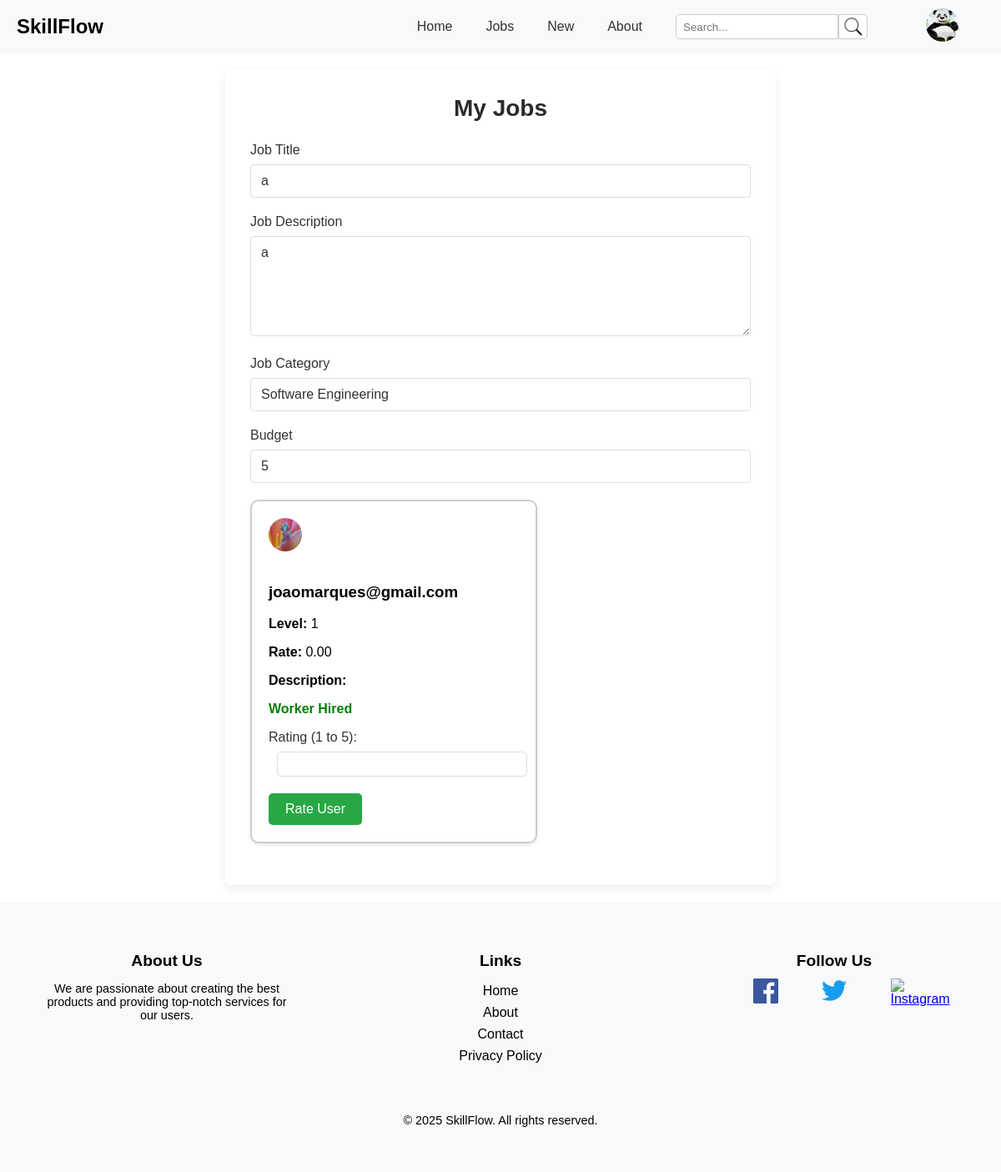
/Pages/view_my_job.php?jobId=1&jobTitle=a&jobDescription=a&category=Software+Engineering&budget=5 (signed in), run on an earlier commit of the app's database.
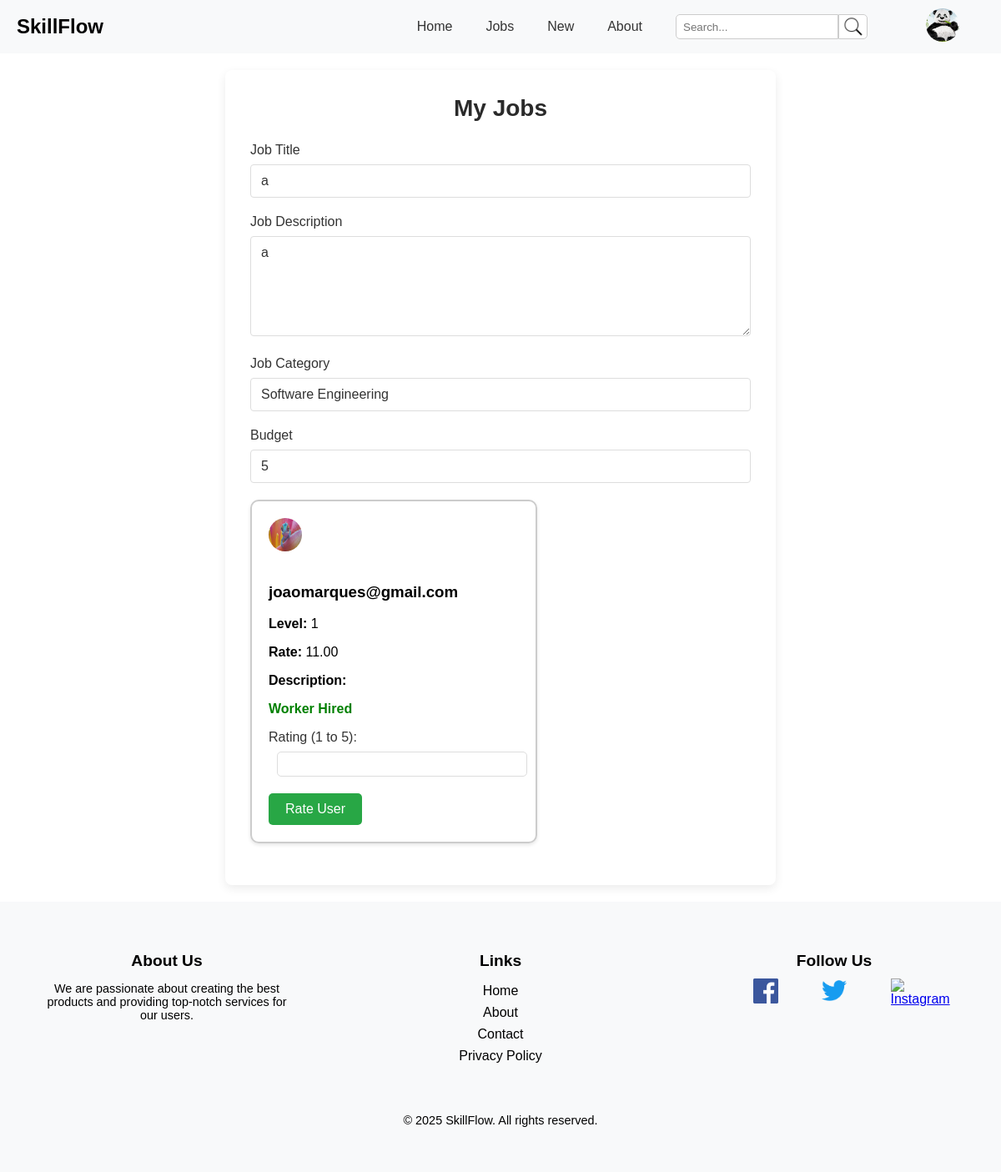
And on a later commit of the database.
### tables this page shows
CREATE TABLE "User" (
    id INTEGER PRIMARY KEY AUTOINCREMENT NOT NULL,
    name TEXT NOT NULL,
    email TEXT NOT NULL UNIQUE,
    password TEXT NOT NULL,
    created_at TEXT,
    level INTEGER NOT NULL DEFAULT 1,
    birth_date TEXT NOT NULL,
    profile_picture_id INTEGER,
    phone TEXT NOT NULL,
    nr_bank_account TEXT NOT NULL,
    address TEXT NOT NULL,
    rate REAL DEFAULT 0, 
    description TEXT DEFAULT '',
    FOREIGN KEY (profile_picture_id) REFERENCES Images(id)
        ON DELETE SET NULL
);

### database/userClass.php (called while the page is built, shortened)
<?php
class User {
    public function __construct(
        int $id,
        string $name,
        string $email,
        string $password,
        string $created_at,
        int $level,
        string $birth_date,
        string $phone,
        string $nr_bank_account,
        string $address,
        ?float $rate,
        ?string $description,
        ?int $profile_picture_id = null
    )
    {
        $this->id = $id;
        $this->email = $email;
        $this->level = $level;
        $this->rate = $rate;
        $this->profile_picture_id = $profile_picture_id;
    }
    static function getUser(PDO $db, int $id) : User {
        $stmt = $db->prepare('
            SELECT id, name, email, password, created_at, level, birth_date, phone, nr_bank_account, address, rate, description, profile_picture_id
            FROM User
            WHERE id = ?
        ');
        $stmt->execute(array($id));
        $user = $stmt->fetch();
        return new User(
            $user['id'],
            $user['name'],
            $user['email'],
            $user['password'],
            $user['created_at'],
            $user['level'],
            $user['birth_date'],
            $user['phone'],
            $user['nr_bank_account'],
            $user['address'],
            $user['rate'],
            $user['description'],
            $user['profile_picture_id'] ?? null
        );
    }
    static function get_Users_By_Service(PDO $db, int $service_id) : array {
        $stmt = $db->prepare('
            SELECT User.id, User.name, User.email, User.password, User.created_at, User.level, User.birth_date,
                   User.phone, User.nr_bank_account, User.address, User.rate, User.description, User.profile_picture_id
            FROM User
            JOIN Application ON Application.user_id = User.id
            WHERE Application.service_id = ?
        ');
        $stmt->execute([$service_id]);
        $users = $stmt->fetchAll(PDO::FETCH_ASSOC);
        $userObjects = [];
        foreach ($users as $user) {
            $userObjects[] = new User(
                $user['id'],
                $user['name'],
                $user['email'],
                $user['password'],
                $user['created_at'],
                $user['level'],
                $user['birth_date'],
                $user['phone'],
                $user['nr_bank_account'],
                $user['address'],
                $user['rate'],
                $user['description'],
                $user['profile_picture_id'] ?? null
            );
        }
        return $userObjects;
    }
}
?>

### database/serviceClass.php (called while the page is built, shortened)
<?php
class Service {
    public function __construct(int $id, string $name, string $description, float $price, string $created_at, int $number_applications, string $category, int $buyer_id, ?int $worker_id)
    {
        $this->worker_id = $worker_id;
    }
    static function getService(PDO $db, int $id) : Service {
        $stmt = $db->prepare('
            SELECT id, name, description, price, created_at, number_applications, category, buyer_id, worker_id
            FROM Service
            WHERE id = ?
        ');
        $stmt->execute(array($id));
        $service = $stmt->fetch();
        return new Service(
            $service['id'],
            $service['name'],
            $service['description'],
            $service['price'],
            $service['created_at'],
            $service['number_applications'],
            $service['category'],
            $service['buyer_id'],
            $service['worker_id']
        );
    }
}
?>

### Templates/common_template.php (the view, shortened to what the changed rows need)
<?php
function drawHeader(Session $session) {
    ?>
    <!DOCTYPE html>
    <html lang="en">
    <head>
        <link rel="stylesheet" href="../css/navbar.css">
        <link rel="stylesheet" href="../css/jobs.css">
        <link rel="stylesheet" href="../css/footer.css">
        <link rel="stylesheet" href="../css/service.css">
    </head>
    <body>
                    <?php if ($session->isLoggedIn()): ?>
                                <?php
                                    require_once(__DIR__ . '/../database/connection.php');
                                    require_once(__DIR__ . '/../database/userClass.php');
                                ?>
                    <?php else: ?>
                        <button class="login" id="loginButton" onclick="window.location.href='login.php'">Log in</button>
                        <button class="signup" id="signupButton" onclick="window.location.href='register.php'">Sign up</button>
                    <?php endif; ?>
    <?php
}
function drawFooter() {
    ?>
    </body>
    </html>
    <?php
}
    ?>
    <?php
function draw_user(User $user, Service $service) {
    ?>
    <div class="user-card-container" style="margin-bottom: 20px; border: 2px solid #ccc; padding: 20px; width: 300px; border-radius: 10px; box-shadow: 0 2px 4px rgba(0,0,0,0.1);">
        <div class="user-card">
            <?php if (!is_null($user->profile_picture_id)): ?>
                <img src="../Actions/images/originals/<?= htmlspecialchars((string)$user->profile_picture_id) ?>.jpg" alt="User Avatar" class="user-avatar" style="width: 40px; height: 40px; border-radius: 50%; margin-bottom: 15px;">
            <?php else: ?>
                <img src="../assets/icons/user.png" alt="User Avatar" class="user-avatar" style="width: 40px; height: 40px; border-radius: 50%; margin-bottom: 15px;">
            <?php endif; ?>
            <h3><?= htmlspecialchars($user->email) ?></h3>
            <p><strong>Level:</strong> <?= number_format($user->level) ?></p>
            <p><strong>Rate: </strong><?= number_format($user->rate / $user->level, 2) ?></p>
            <p><strong>Description:</strong> <?= nl2br(htmlspecialchars($user->description)) ?></p>
        </div>
         <?php if ($service->worker_id && $service->worker_id == $user->id): ?>
            <p style="color: green; font-weight: bold;">Worker Hired</p>
            <div class="button-container" style="margin-top: 15px;">
                <form action="../Actions/Action_Rate_User.php" method="POST">
                    <label for="rating">Rating (1 to 5):</label>
                    <input type="number" name="rating" id="rating" min="1" max="5" step="1" required style="margin-left: 10px; padding: 5px 10px; border-radius: 5px;">
                    <button class="select-worker-btn" type="submit" style="background-color: #28a745; color: white; border: none; padding: 10px 20px; border-radius: 5px; cursor: pointer; font-size: 16px;">
                        Rate User
                    </button>
                </form>
            </div>
        <?php endif; ?>
    </div>
    <?php
}
?>

What changed in the data, as far as the page shows it:
changed user "joaomarques@gmail.com": $user->rate / $user->level (not shown) → "11.00"
Also different on the page:
$user->rate / $user->level: "0.00" → (not shown)
